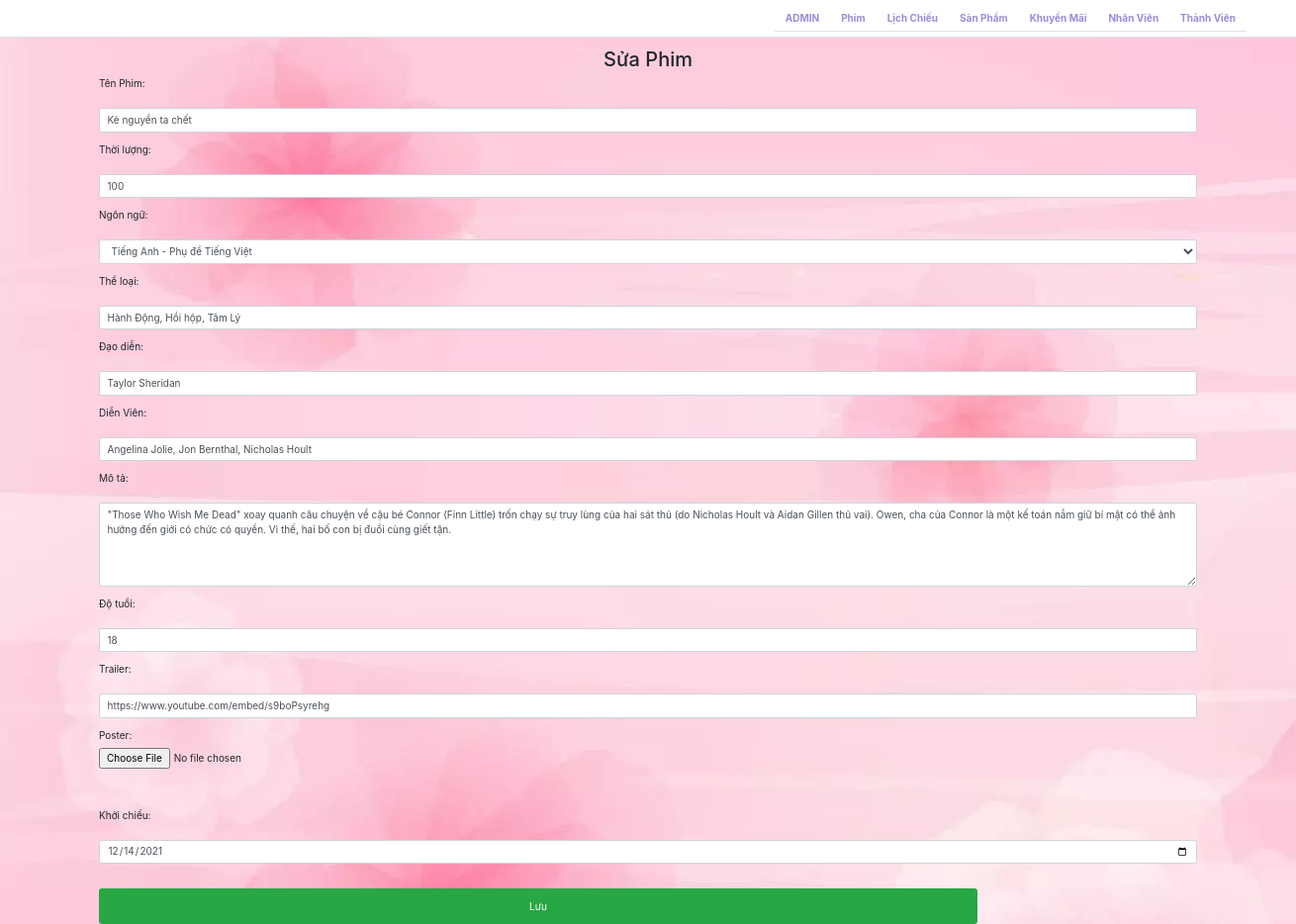
/admin/phim/update.php?maphim=1, run on an earlier commit of the app's database.
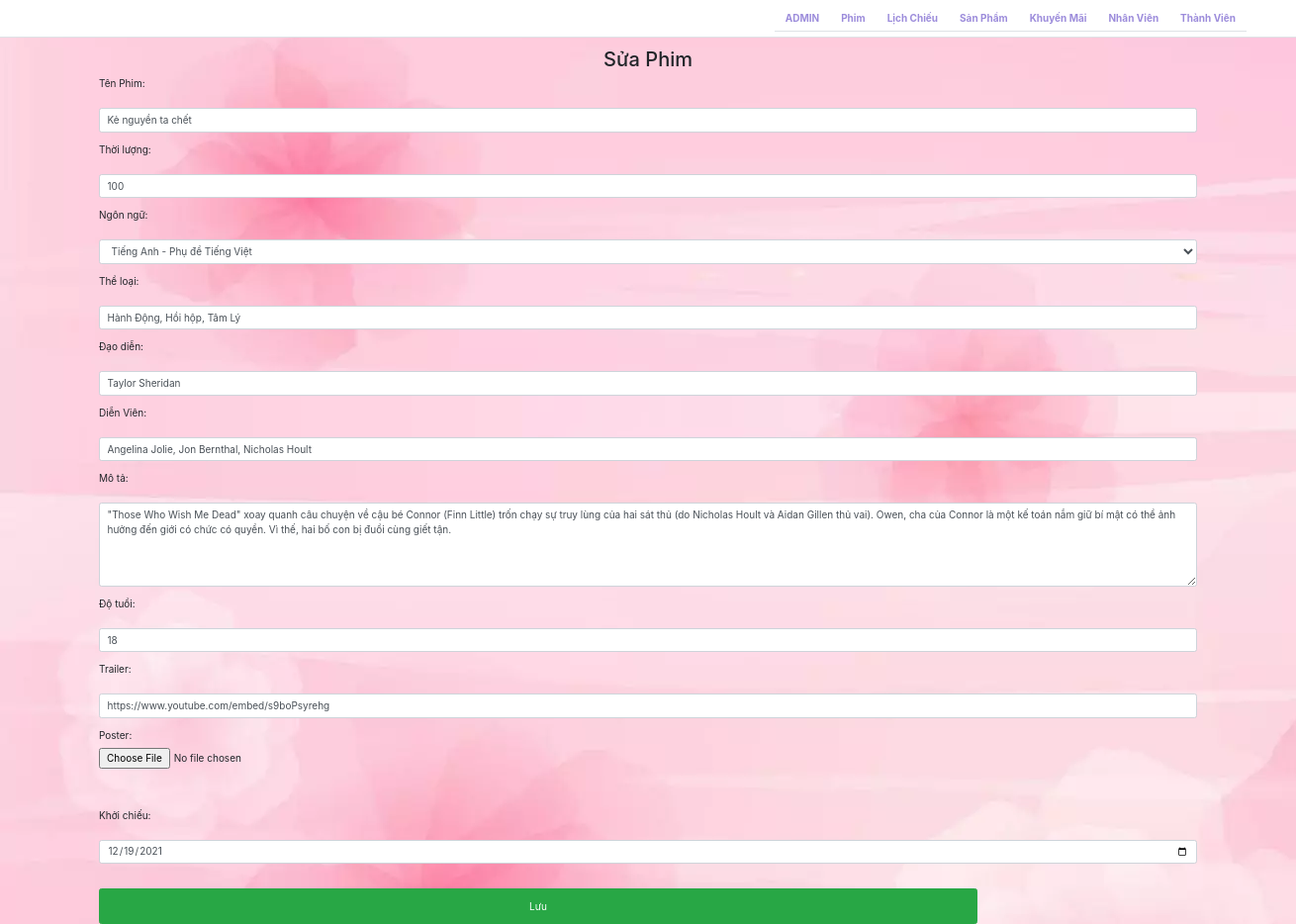
And on a later commit of the database.
### tables this page shows
CREATE TABLE `phim` (
  `MAPHIM` int(10) NOT NULL,
  `TENPHIM` varchar(50) NOT NULL,
  `THOILUONG` int(11) NOT NULL,
  `NGONNGU` varchar(50) NOT NULL,
  `THELOAI` varchar(30) NOT NULL,
  `DAODIEN` varchar(50) NOT NULL,
  `DIENVIEN` varchar(100) DEFAULT NULL,
  `MOTA` varchar(800) DEFAULT NULL,
  `DOTUOI` int(11) DEFAULT NULL,
  `TRAILER` varchar(256) DEFAULT NULL,
  `POSTER` varchar(256) DEFAULT NULL,
  `KHOICHIEU` date DEFAULT NULL
);

### db/dbhelper.php (called while the page is built, shortened)
<?php
function executeSingleResult($sql) {
	$con = mysqli_connect(HOST, USERNAME, PASSWORD, DATABASE);
	$result = mysqli_query($con, $sql);
	$row =null;
	if ($result !=null)
	{
		$row    = mysqli_fetch_array($result);
	}
	return $row;
}

### admin/phim/update.php (the view, shortened to what this page needs)
<?php
require_once ('../../db/dbhelper.php');
$maphim=$tenphim='';
if (isset($_GET['maphim'])) {
	$maphim   = $_GET['maphim'];
	$sql          = "select * from phim where maphim='$maphim'";
	$result = executeSingleResult($sql);
	if ($result != null) {
		$tenphim = $result[1];
		$thoiluong= $result[2];
		$ngonngu=$result[3];
		$theloai=$result[4];
		$daodien=$result[5];
		$dienvien=$result[6];
		$mota=$result[7];
		$dotuoi=$result[8];
		$trailer=$result[9];
		$poster=$result[10];
		$khoichieu=$result[11];
	}
}
require('../../all/header.php')
?>
	<div class="container">
		<div class="panel panel-primary">
			<div class="panel-heading">
				<h2 class="text-center">Sửa Phim</h2>
			</div>
			<div class="panel-body">
				<form method="post">
					<div class="form-group">
					  <label for="name">Tên Phim:</label>
					  <input required="true" type="text" class="form-control" id="tenphim" name="tenphim" value="<?=$tenphim?>">
					</div>
					<div class="form-group">
					  <label for="thoiluong">Thời lượng:</label>
					  <input required="true" type="text" class="form-control" id="thoiluong" name="thoiluong" value="<?=$thoiluong?>">
					</div>
					<div class="form-group">
					  <label for="ngonngu">Ngôn ngữ:</label>
					  <select class="form-control" id="ngonngu" name="ngonngu" >
					  		<option selected disabled value="<?=$ngonngu?>"><?=$ngonngu?></option>
                        </select>
					</div>
					<div class="form-group">
					  <label for="theloai">Thể loại:</label>
					  <input required="true" type="text" class="form-control" id="theloai" name="theloai" value="<?=$theloai?>">
					</div>
					<div class="form-group">
					  <label for="daodien">Đạo diễn:</label>
					  <input required="true" type="text" class="form-control" id="daodien" name="daodien" value="<?=$daodien?>">
					</div>
					<div class="form-group">
					  <label for="dienvien">Diễn Viên:</label>
					  <input  type="text" class="form-control" id="dienvien" name="dienvien" value="<?=$dienvien?>">
					</div>
					<div class="form-group">
					  <label for="mota">Mô tả:</label>
					  <textarea class="form-control" name="mota" id="mota" rows="5" ><?=$mota?></textarea>
					</div>
					<div class="form-group">
					  <label for="dotuoi">Độ tuổi:</label>
					  <input  type="text" class="form-control" id="dotuoi" name="dotuoi" value="<?=$dotuoi?>">
					</div>
					<div class="form-group">
					  <label for="trailer">Trailer:</label>
					  <input  type="text" class="form-control" id="trailer" name="trailer" value="<?=$trailer?>">
					</div>
					<div class="form-group">
					<label for="poster">Poster:</label><br>
					  <input class="inputfile"  type="file" name="poster" id="poster" value="<?=$poster?>"><br>
					  <br><img src="../img/phim/<?=$poster?>" style="max-width: 200px;" id="img_poster" alt="">
					</div>
					<div class="form-group">
					  <label for="khoichieu">Khởi chiếu:</label>
					  <input type="date" class="form-control" id="khoichieu" name="khoichieu" value="<?=$khoichieu?>"><br>
                    </div>
					<button class="btn btn-success">Lưu</button>
				</form>
			</div>
		</div>
	</div>
</body>
</html>

What changed in the data, as far as the page shows it:
changed phim "Kẻ nguyền ta chết": khoichieu "12/14/2021" → "12/19/2021"
